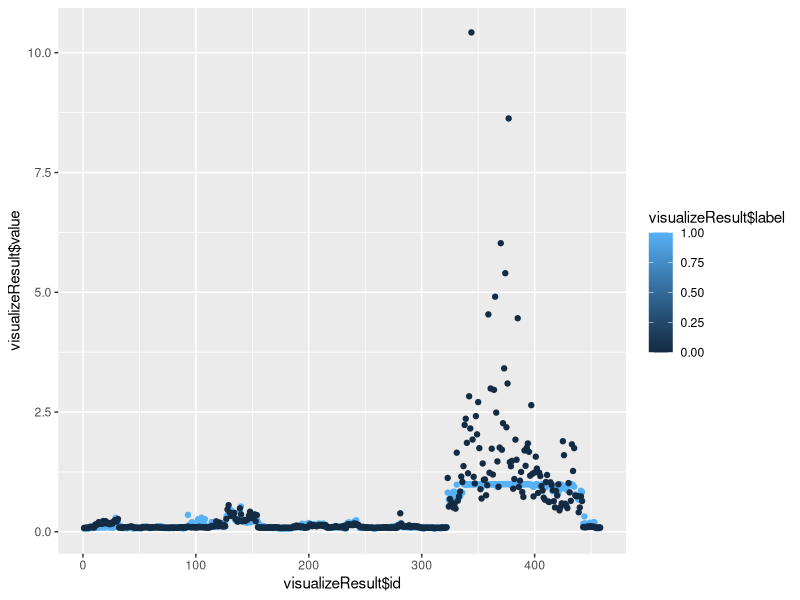

Here is the R script that generated this plot:
library(caret)
library(datasets)
library(ggplot2)

data(Boston, package='MASS')

help(Boston, package='MASS')

data(mtcars)

set.seed(13343)

# Impute and standarize data
preImputeObj <- preProcess(Boston, method="knnImpute")
Boston <- predict(preImputeObj, Boston) +0.5

# In function [createDataPartition]
# - y should be a vector, not a data frame
# - default value for list is TRUE 
inTrain <- createDataPartition(y = Boston$medv, p = 0.9, list = FALSE)

training_x <- Boston[inTrain, 2:length(Boston)]
testing_x <- Boston[-inTrain, 2:length(Boston)]

training_y <- Boston[inTrain, 1]
testing_y <- Boston[-inTrain, 1]

####################
# Training
####################

# tuneGrid: a data frame with possible tuning values. 
my.grid <- expand.grid(.size = c(11, 10, 1))

# Training
modFit <- train(x=training_x,y=training_y, method = "nnet", hidden = 30)

# Make predictions
predicted_y <- predict(modFit, training_x)

# For visualization
visualizeResult <- data.frame(id=c(1:length(predicted_y)), value=predicted_y, label = rep(1,length(predicted_y)))
visualizeResult <- rbind(visualizeResult, data.frame(id=c(1:length(predicted_y)), value=training_y, label = rep(0,length(training_y))))

qplot(visualizeResult$id, visualizeResult$value, colour=visualizeResult$label)
